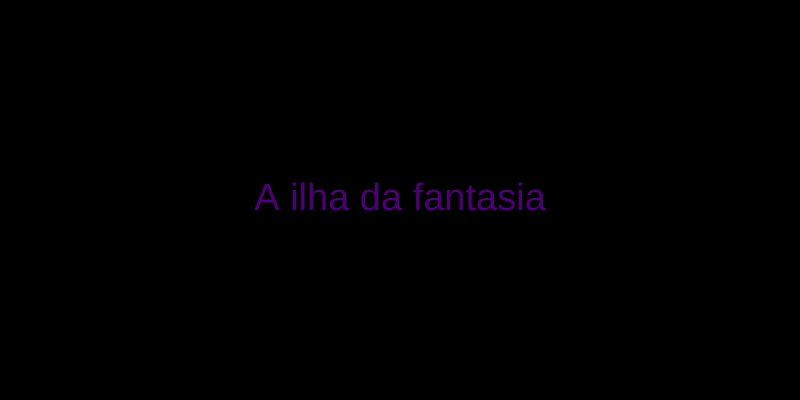
Frame 1 (no input)
Frame 60 (no input): identical to frame 1, image omitted
Frame 120 (the mouse pressed at the canvas centre since frame 60): identical to frame 1, image omitted

The p5.js sketch that drew this single still picture (run headless with seeded random() and noise() and a simulated clock; from frame 60 on, the mouse is pressed at the canvas centre):

// p5.js sketch
// ── sketch.js
let campoIdade;
let campoFantasia;
let campoAventura;

function setup() {
  createCanvas(800, 400);
  createElement("h2", "Recomendador de filmes");
  createSpan("Sua idade:");
  campoIdade = createInput("5");
  campoFantasia = createCheckbox("Gosta de fantasia?");
  campoAventura = createCheckbox("Gosta de aventura?");
}

function draw() {
  background("black");
  let idade = campoIdade.value();
  let gostaDeFantasia = campoFantasia.checked();
  let gostaDeAventura = campoAventura.checked();
  let recomendacao = geraRecomendacao(idade, gostaDeFantasia, gostaDeAventura);

  fill(color(76, 0, 115));
  textAlign(CENTER, CENTER);
  textSize(38);
  text(recomendacao, width / 2, height / 2);
}

function geraRecomendacao(idade, gostaDeFantasia, gostaDeAventura) {
  if (idade >= 10) {
    if (idade >= 14) {
      return "O menino que descobriu o vento";
    } else {
      if (idade >= 12) {
        if(gostaDeFantasia || gostaDeAventura) {
          return "scooby-doo - o misterio começa";          
        } else{
         return "Vingadores";
        }
      } else {
        if (gostaDeFantasia) {
          return "Planeta dos macacos";
        } else {
          return "velozes e furiosos";
        }
      }
    }
  } else {
    if (gostaDeFantasia) {
      return "Homem aranha: no aranha verso";
    } else {
      return "A ilha da fantasia";
    }
  }
}
